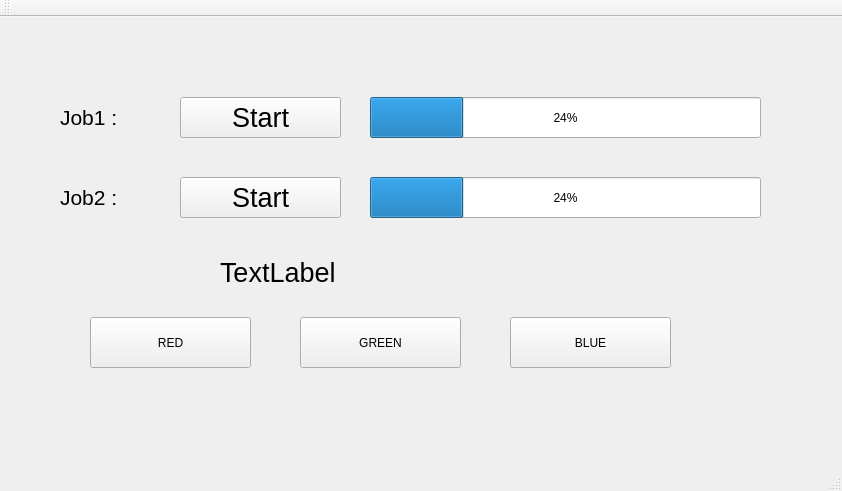
<?xml version="1.0" encoding="UTF-8"?>
<ui version="4.0">
 <class>MainWindow</class>
 <widget class="QMainWindow" name="MainWindow">
  <property name="geometry">
   <rect>
    <x>0</x>
    <y>0</y>
    <width>842</width>
    <height>491</height>
   </rect>
  </property>
  <property name="windowTitle">
   <string>MainWindow</string>
  </property>
  <widget class="QWidget" name="centralWidget">
   <widget class="QLabel" name="labelJob1">
    <property name="geometry">
     <rect>
      <x>60</x>
      <y>80</y>
      <width>81</width>
      <height>41</height>
     </rect>
    </property>
    <property name="font">
     <font>
      <pointsize>16</pointsize>
     </font>
    </property>
    <property name="text">
     <string>Job1 :</string>
    </property>
   </widget>
   <widget class="QPushButton" name="pushButtonJob1">
    <property name="geometry">
     <rect>
      <x>180</x>
      <y>80</y>
      <width>161</width>
      <height>41</height>
     </rect>
    </property>
    <property name="font">
     <font>
      <pointsize>20</pointsize>
     </font>
    </property>
    <property name="text">
     <string>Start</string>
    </property>
   </widget>
   <widget class="QProgressBar" name="progressBarJob1">
    <property name="geometry">
     <rect>
      <x>370</x>
      <y>80</y>
      <width>391</width>
      <height>41</height>
     </rect>
    </property>
    <property name="value">
     <number>24</number>
    </property>
   </widget>
   <widget class="QProgressBar" name="progressBarJob2">
    <property name="geometry">
     <rect>
      <x>370</x>
      <y>160</y>
      <width>391</width>
      <height>41</height>
     </rect>
    </property>
    <property name="value">
     <number>24</number>
    </property>
   </widget>
   <widget class="QLabel" name="labelJob2">
    <property name="geometry">
     <rect>
      <x>60</x>
      <y>160</y>
      <width>81</width>
      <height>41</height>
     </rect>
    </property>
    <property name="font">
     <font>
      <pointsize>16</pointsize>
     </font>
    </property>
    <property name="text">
     <string>Job2 :</string>
    </property>
   </widget>
   <widget class="QPushButton" name="pushButtonJob2">
    <property name="geometry">
     <rect>
      <x>180</x>
      <y>160</y>
      <width>161</width>
      <height>41</height>
     </rect>
    </property>
    <property name="font">
     <font>
      <pointsize>20</pointsize>
     </font>
    </property>
    <property name="text">
     <string>Start</string>
    </property>
   </widget>
   <widget class="QPushButton" name="pushButtonRed">
    <property name="geometry">
     <rect>
      <x>90</x>
      <y>300</y>
      <width>161</width>
      <height>51</height>
     </rect>
    </property>
    <property name="text">
     <string>RED</string>
    </property>
   </widget>
   <widget class="QPushButton" name="pushButtonGreen">
    <property name="geometry">
     <rect>
      <x>300</x>
      <y>300</y>
      <width>161</width>
      <height>51</height>
     </rect>
    </property>
    <property name="text">
     <string>GREEN</string>
    </property>
   </widget>
   <widget class="QPushButton" name="pushButtonBlue">
    <property name="geometry">
     <rect>
      <x>510</x>
      <y>300</y>
      <width>161</width>
      <height>51</height>
     </rect>
    </property>
    <property name="text">
     <string>BLUE</string>
    </property>
   </widget>
   <widget class="QLabel" name="label">
    <property name="geometry">
     <rect>
      <x>220</x>
      <y>240</y>
      <width>401</width>
      <height>31</height>
     </rect>
    </property>
    <property name="font">
     <font>
      <pointsize>20</pointsize>
     </font>
    </property>
    <property name="text">
     <string>TextLabel</string>
    </property>
   </widget>
  </widget>
  <widget class="QMenuBar" name="menuBar">
   <property name="geometry">
    <rect>
     <x>0</x>
     <y>0</y>
     <width>842</width>
     <height>20</height>
    </rect>
   </property>
  </widget>
  <widget class="QToolBar" name="mainToolBar">
   <attribute name="toolBarArea">
    <enum>TopToolBarArea</enum>
   </attribute>
   <attribute name="toolBarBreak">
    <bool>false</bool>
   </attribute>
  </widget>
  <widget class="QStatusBar" name="statusBar"/>
 </widget>
 <layoutdefault spacing="6" margin="11"/>
 <resources/>
 <connections/>
</ui>
